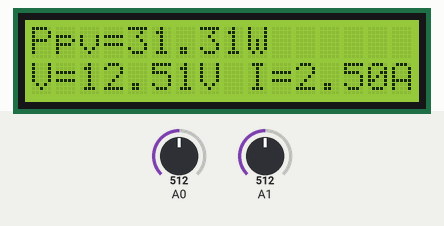
Bench run of a sketch on a simulated Arduino Uno, built with avr-gcc and run on an emulated ATmega328P. On the bench: 16×2 character LCD. Inputs (shaded band) come from the test bench; at power-on: A0 = 512, A1 = 512.

Above: at 1.2 s.
1.3 s: A0 set to 425
At 1.8 s:
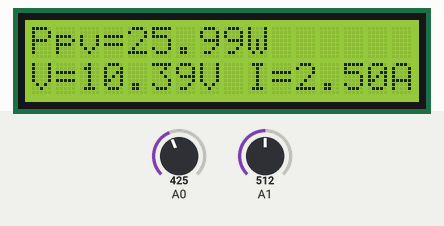
2.8 s: A0 set to 390
At 4.0 s:
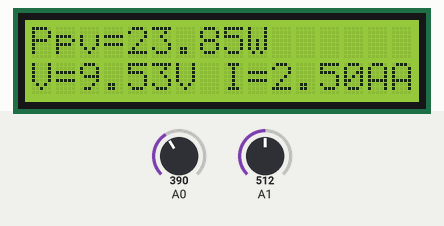
4.3 s: A1 set to 229
At 5.3 s:
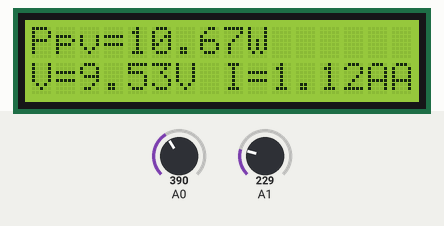
5.8 s: A1 set to 198
At 6.4 s:
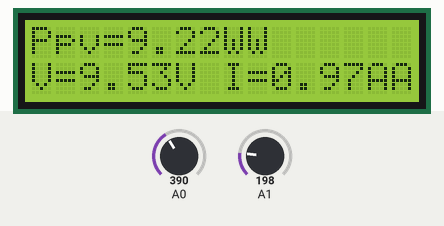
7.3 s: A1 set to 122
At 8.5 s:
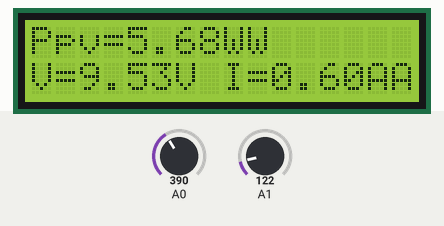
8.8 s: A0 set to 511
At 9.9 s:
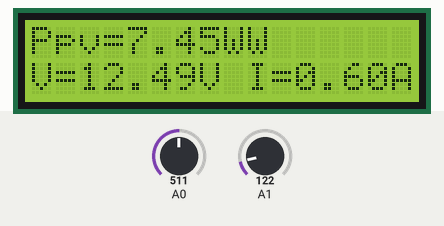
Timing chart, 0 to 11.3 s (numbered marks = the images above; inputs shaded):
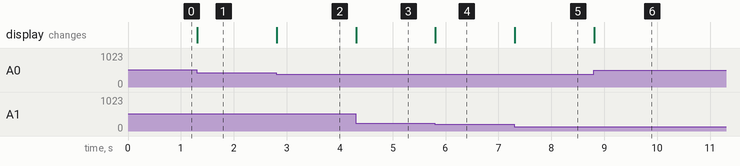

The sketch:

Panel_Solar.ino
```cpp
#include <LiquidCrystal.h>
 LiquidCrystal lcd(12, 11, 5, 4, 3, 2);

float sensorValue1 = 0;
float sensorValue2 = 0;
float voltageValue = 0;
float currentValue = 0;
float Power_now = 0;
void setup()
{
  lcd.begin(16, 2);
}

void loop()
{
  sensorValue1 = analogRead(A0);
  sensorValue2 = analogRead(A1);
  voltageValue= (sensorValue1 * 5.0 /1023.0) *5;
  currentValue= (sensorValue2 * 5.0 /1023.0);
  lcd.setCursor(0, 0);
  Power_now = voltageValue * currentValue;

  lcd.print("Ppv=");
  lcd.print(Power_now);
  lcd.print("W");
  lcd.setCursor(0, 1);
  lcd.print("V=");
  lcd.print(voltageValue);
  lcd.print("V I=");
  lcd.print(currentValue);
  lcd.print("A");
}
```

Measured:
- the behaviour switches between 409 and 408 on A0 (found by bisection; images 1 and 2)
- the behaviour switches between 215 and 214 on A1 (found by bisection; images 3 and 4)
- after the input at 1.3 s, the display: changes at once (image 1)
- after the input at 2.8 s, the display: changes at once (image 2)
- after the input at 4.3 s, the display: changes at once (image 3)
- after the input at 5.8 s, the display: changes at once (image 4)
- after the input at 7.3 s, the display: changes at once (image 5)
- after the input at 8.8 s, the display: changes at once (image 6)
